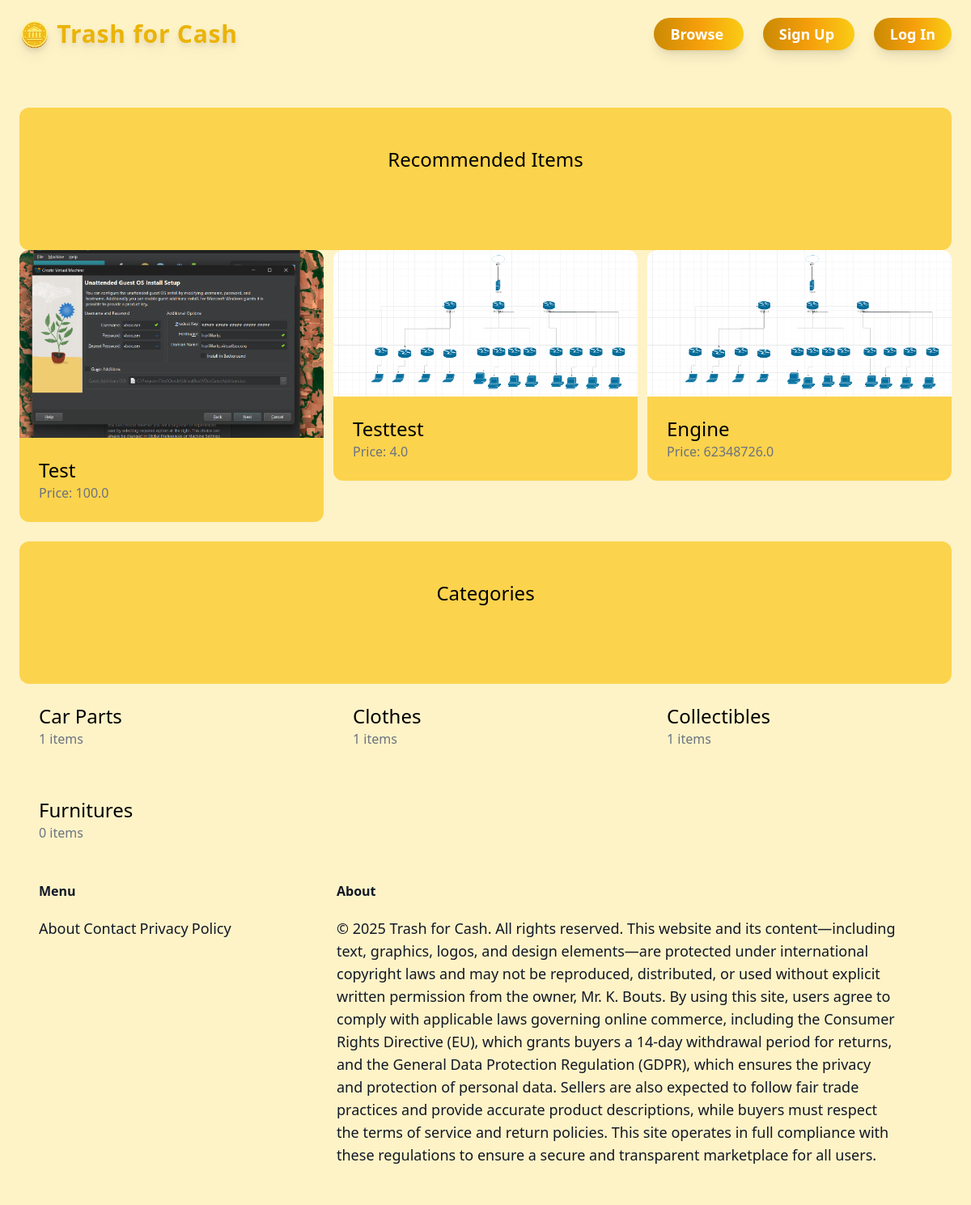
/, run on an earlier commit of the app's database.
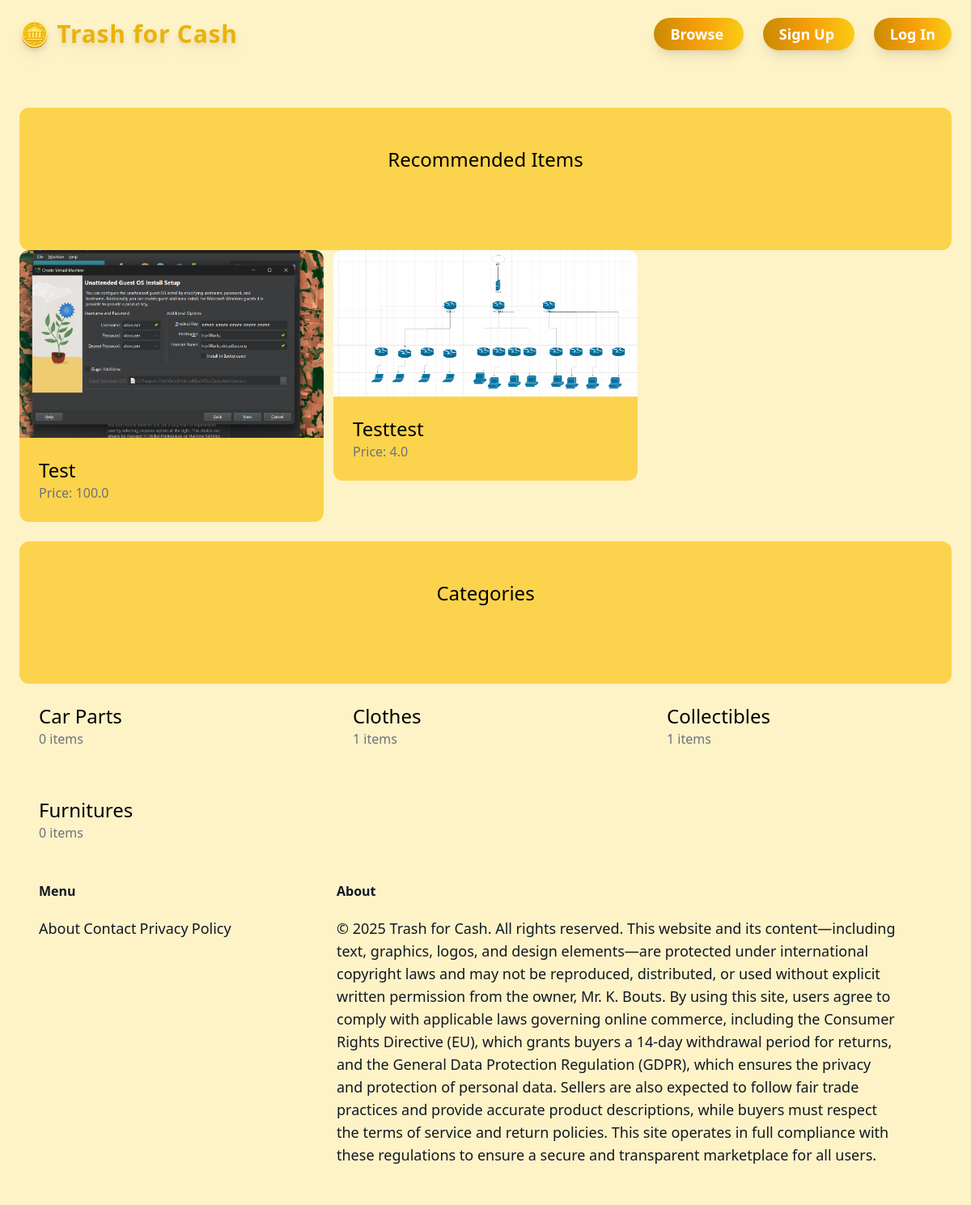
And on a later commit of the database.
### item/models.py (models this page shows, shortened)
class Item(models.Model):
     category= models.ForeignKey(Category, related_name='items', on_delete=models.CASCADE)
     name=models.CharField(max_length=255)
     description = models.TextField(blank=True, null=True)
     price = models.FloatField()
     image = models.ImageField(upload_to='item_images', blank=True, null=True)
     is_sold = models.BooleanField(default=False)
     created_at = models.DateTimeField(auto_now_add=True)
     created_by = models.ForeignKey(User, related_name='items', on_delete=models.CASCADE)

class Category(models.Model):
    name=models.CharField(max_length=255)
    class Meta:
        ordering = ('name',)
        verbose_name_plural = 'Categories'

### core/views.py (the view)
# urls.py: path('', views.index, name='index'),
def index(request):
    items = Item.objects.filter(is_sold=False)[0:6]
    categories = Category.objects.all()
    return render(request, 'core/index.html', {
        'categories':categories,
        'items':items,
    })

### core/templates/core/index.html (shortened to what this page needs)
{% extends 'core/base.html' %}
{% block content %}
    <div class="mt-6 px-6 py-12 bg-amber-300 rounded-xl">
        <h2 class="mb-12 text-2xl text-center">Recommended Items</h2>
    </div>
    <div class="grid grid-cols-3 gap-3">
        {% for item in items %}
          <div>
            <a href="{% url 'item:detail' item.id %}">
            <div>
                <img src="{{ item.image.url }}" class="rounded-t-xl">
            </div>
            <div class="p-6 bg-amber-300 rounded-b-xl">
                <h2 class ="text-2xl">
                    {{ item.name }}
                </h2>
                <p class="text-gray-500">
                    Price: {{ item.price }}
                </p>
            </div>
          </a>
          </div>
        {% endfor %}
    </div>
     <div class="mt-6 px-6 py-12 bg-amber-300 rounded-xl">
        <h2 class="mb-12 text-2xl text-center">Categories</h2>
    </div>
    <div class="grid grid-cols-3 gap-3">
        {% for category in categories %}
         <a href="#">
            <div class="p-6 bg-amber-100 rounded-b-xl">
                <h2 class ="text-2xl">
                    {{ category.name }}
                </h2>
                <p class="text-gray-500">
                    {{ category.items.count }}
                    items
                </p>
            </div>
            </a>
        {% endfor %}
{% endblock %}

What changed in the data, as far as the page shows it:
removed Item: image (picture), name "Engine", price "62348726.0"
computed for Category "Car Parts": items.count "1" → "0"
